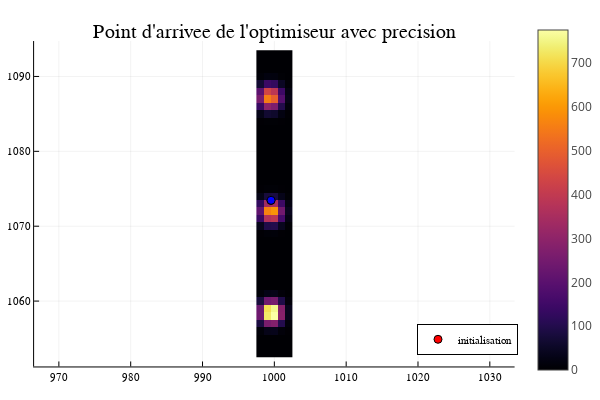

The notebook cell saved with this chart:
### Code cell
#Point d'arrivee de l'optimiseur
UpdateDispModel(lmodtab[i].dmodel, copt);
UpdateLaserModel(laser,aopt,fwhmopt);
limageopt = LensletLaserImage(lmodtab[i],laser)
plt = scatter( [cx0i;copt[1,1]], [cy0i;copt[2,1]], color = ["red" , "blue"], lab = ["initialisation" "optimisation"]);
heatmap!(plt, x_axis, y_axis,  transpose(limageopt), title = "Point d'arrivee de l'optimiseur avec precision", aspect_ratio = 1, legend = :bottomright)

### Figure 1 — Plotly figure (JSON) as saved in the notebook; plotly's stock layout.template omitted (floating-point values rounded to 4 significant figures; data arrays with more than 128 entries replaced by an {"elided": "..."} marker saying what was removed)
{"data": [{"colorbar": {"title": ""}, "legendgroup": "initialisation", "marker": {"color": "rgba(255, 0, 0, 1.000)", "line": {"color": "rgba(0, 0, 0, 1.000)", "width": 1}, "size": 8, "symbol": "circle"}, "mode": "markers", "name": "initialisation", "showlegend": true, "type": "scatter", "x": [999.5], "xaxis": "x", "y": [1073.0], "yaxis": "y", "zmax": 775.7, "zmin": 3.087e-09}, {"colorbar": {"title": ""}, "legendgroup": "initialisation", "marker": {"color": "rgba(0, 0, 255, 1.000)", "line": {"color": "rgba(0, 0, 0, 1.000)", "width": 1}, "size": 8, "symbol": "circle"}, "mode": "markers", "name": "initialisation", "showlegend": false, "type": "scatter", "x": [999.5], "xaxis": "x", "y": [1073.0], "yaxis": "y", "zmax": 775.7, "zmin": 3.087e-09}, {"colorbar": {"title": ""}, "colorscale": {"elided": "256x2 mixed values"}, "hoverinfo": "none", "name": "y2", "showlegend": false, "showscale": true, "type": "heatmap", "x": [997.5, 998.5, 999.5, 1000.0, 1002.0, 1002.0], "xaxis": "x", "y": [1052.0, 1054.0, 1054.0, 1056.0, 1056.0, 1058.0, 1058.0, 1060.0, 1060.0, 1062.0, 1062.0, 1064.0, 1064.0, 1066.0, 1066.0, 1068.0, 1068.0, 1070.0, 1070.0, 1072.0, 1072.0, 1074.0, 1074.0, 1076.0, 1076.0, 1078.0, 1078.0, 1080.0, 1080.0, 1082.0, 1082.0, 1084.0, 1084.0, 1086.0, 1086.0, 1088.0, 1088.0, 1090.0, 1090.0, 1092.0, 1092.0, 1094.0], "yaxis": "y", "z": {"elided": "41x5 float values"}, "zmax": 775.7, "zmin": 3.087e-09}], "layout": {"annotations": [{"font": {"color": "rgba(0, 0, 0, 1.000)", "family": "sans-serif", "size": 20}, "rotation": 0, "showarrow": false, "text": "Point d'arrivee de l'optimiseur avec precision", "x": 0.5296, "xanchor": "center", "xref": "paper", "y": 1, "yanchor": "top", "yref": "paper"}], "height": 400, "legend": {"bgcolor": "rgba(255, 255, 255, 1.000)", "bordercolor": "rgba(0, 0, 0, 1.000)", "borderwidth": 1, "font": {"color": "rgba(0, 0, 0, 1.000)", "family": "sans-serif", "size": 11}, "title": {"font": {"color": "rgba(0, 0, 0, 1.000)", "family": "sans-serif", "size": 15}, "text": ""}, "tracegroupgap": 0, "traceorder": "normal", "x": 1, "xanchor": "right", "y": 0.07, "yanchor": "bottom"}, "margin": {"b": 20, "l": 0, "r": 0, "t": 20}, "paper_bgcolor": "rgba(255, 255, 255, 1.000)", "plot_bgcolor": "rgba(255, 255, 255, 1.000)", "showlegend": true, "width": 600, "xaxis": {"anchor": "y", "domain": [0.06582, 0.9934], "gridcolor": "rgba(0, 0, 0, 0.100)", "gridwidth": 0.5, "linecolor": "rgba(0, 0, 0, 1.000)", "mirror": false, "range": [966.6, 1033.0], "showgrid": true, "showline": true, "showticklabels": true, "tickangle": 0, "tickcolor": "rgb(0, 0, 0)", "tickfont": {"color": "rgba(0, 0, 0, 1.000)", "family": "sans-serif", "size": 11}, "tickmode": "array", "ticks": "inside", "ticktext": ["970", "980", "990", "1000", "1010", "1020", "1030"], "tickvals": [970, 980, 990, 1000, 1010, 1020, 1030], "title": "", "titlefont": {"color": "rgba(0, 0, 0, 1.000)", "family": "sans-serif", "size": 15}, "type": "-", "visible": true, "zeroline": false, "zerolinecolor": "rgba(0, 0, 0, 1.000)"}, "yaxis": {"anchor": "x", "domain": [0.03762, 0.9415], "gridcolor": "rgba(0, 0, 0, 0.100)", "gridwidth": 0.5, "linecolor": "rgba(0, 0, 0, 1.000)", "mirror": false, "range": [1051.0, 1095.0], "showgrid": true, "showline": true, "showticklabels": true, "tickangle": 0, "tickcolor": "rgb(0, 0, 0)", "tickfont": {"color": "rgba(0, 0, 0, 1.000)", "family": "sans-serif", "size": 11}, "tickmode": "array", "ticks": "inside", "ticktext": ["1060", "1070", "1080", "1090"], "tickvals": [1060, 1070, 1080, 1090], "title": "", "titlefont": {"color": "rgba(0, 0, 0, 1.000)", "family": "sans-serif", "size": 15}, "type": "-", "visible": true, "zeroline": false, "zerolinecolor": "rgba(0, 0, 0, 1.000)"}}}
